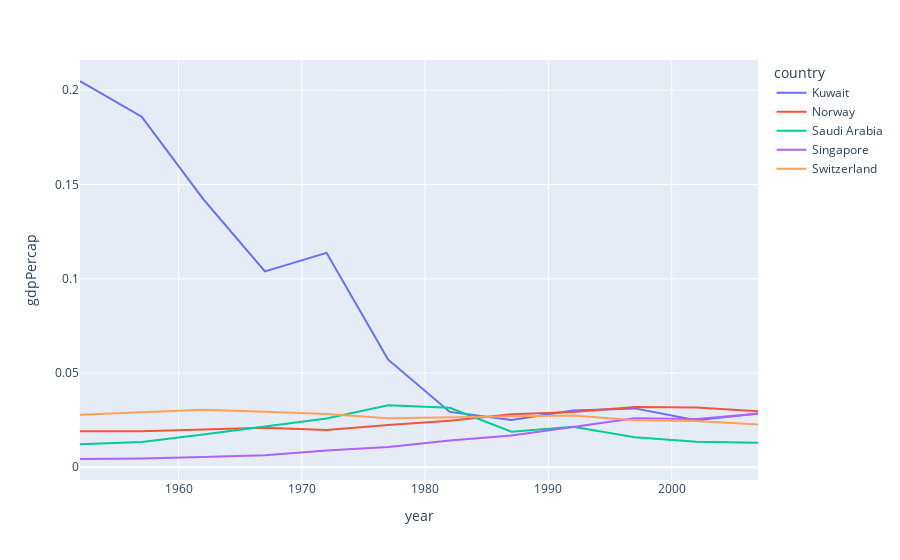

Source (notebook cell):
### Code cell
px.line(top_6, x="year", y="gdpPercap", color="country")

### Figure 1 — Plotly figure (JSON) as saved in the notebook; plotly's stock layout.template omitted (floating-point values rounded to 4 significant figures)
{"data": [{"hovertemplate": "country=Kuwait<br>year=%{x}<br>gdpPercap=%{y}<extra></extra>", "legendgroup": "Kuwait", "line": {"color": "#636efa", "dash": "solid"}, "marker": {"symbol": "circle"}, "mode": "lines", "name": "Kuwait", "orientation": "v", "showlegend": true, "type": "scatter", "x": [1952, 1957, 1962, 1967, 1972, 1977, 1982, 1987, 1992, 1997, 2002, 2007], "xaxis": "x", "y": [0.2049, 0.1859, 0.1422, 0.1039, 0.1137, 0.05707, 0.02937, 0.02506, 0.03015, 0.03122, 0.02493, 0.02852], "yaxis": "y"}, {"hovertemplate": "country=Norway<br>year=%{x}<br>gdpPercap=%{y}<extra></extra>", "legendgroup": "Norway", "line": {"color": "#EF553B", "dash": "solid"}, "marker": {"symbol": "circle"}, "mode": "lines", "name": "Norway", "orientation": "v", "showlegend": true, "type": "scatter", "x": [1952, 1957, 1962, 1967, 1972, 1977, 1982, 1987, 1992, 1997, 2002, 2007], "xaxis": "x", "y": [0.01908, 0.01909, 0.02004, 0.02101, 0.01973, 0.02245, 0.02463, 0.02811, 0.02932, 0.03198, 0.03173, 0.02976], "yaxis": "y"}, {"hovertemplate": "country=Saudi Arabia<br>year=%{x}<br>gdpPercap=%{y}<extra></extra>", "legendgroup": "Saudi Arabia", "line": {"color": "#00cc96", "dash": "solid"}, "marker": {"symbol": "circle"}, "mode": "lines", "name": "Saudi Arabia", "orientation": "v", "showlegend": true, "type": "scatter", "x": [1952, 1957, 1962, 1967, 1972, 1977, 1982, 1987, 1992, 1997, 2002, 2007], "xaxis": "x", "y": [0.01221, 0.01336, 0.01733, 0.02171, 0.02584, 0.0329, 0.03156, 0.01889, 0.02144, 0.01595, 0.0135, 0.01306], "yaxis": "y"}, {"hovertemplate": "country=Singapore<br>year=%{x}<br>gdpPercap=%{y}<extra></extra>", "legendgroup": "Singapore", "line": {"color": "#ab63fa", "dash": "solid"}, "marker": {"symbol": "circle"}, "mode": "lines", "name": "Singapore", "orientation": "v", "showlegend": true, "type": "scatter", "x": [1952, 1957, 1962, 1967, 1972, 1977, 1982, 1987, 1992, 1997, 2002, 2007], "xaxis": "x", "y": [0.004377, 0.004657, 0.005476, 0.006392, 0.008943, 0.01079, 0.01421, 0.01681, 0.02138, 0.02597, 0.02558, 0.02842], "yaxis": "y"}, {"hovertemplate": "country=Switzerland<br>year=%{x}<br>gdpPercap=%{y}<extra></extra>", "legendgroup": "Switzerland", "line": {"color": "#FFA15A", "dash": "solid"}, "marker": {"symbol": "circle"}, "mode": "lines", "name": "Switzerland", "orientation": "v", "showlegend": true, "type": "scatter", "x": [1952, 1957, 1962, 1967, 1972, 1977, 1982, 1987, 1992, 1997, 2002, 2007], "xaxis": "x", "y": [0.02785, 0.02934, 0.03045, 0.02949, 0.02829, 0.02598, 0.0266, 0.02699, 0.02751, 0.0249, 0.02448, 0.02261], "yaxis": "y"}], "layout": {"legend": {"title": {"text": "country"}, "tracegroupgap": 0}, "margin": {"t": 60}, "xaxis": {"anchor": "y", "domain": [0, 1], "title": {"text": "year"}}, "yaxis": {"anchor": "x", "domain": [0, 1], "title": {"text": "gdpPercap"}}}}
